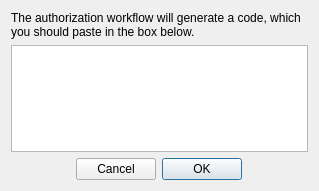
<?xml version="1.0" encoding="UTF-8"?>
<ui version="4.0">
 <author>Borys Jurgiel</author>
 <class>authDialogBase</class>
 <widget class="QDialog" name="authDialogBase">
  <property name="geometry">
   <rect>
    <x>0</x>
    <y>0</y>
    <width>319</width>
    <height>191</height>
   </rect>
  </property>
  <property name="sizePolicy">
   <sizepolicy hsizetype="Preferred" vsizetype="Preferred">
    <horstretch>0</horstretch>
    <verstretch>0</verstretch>
   </sizepolicy>
  </property>
  <property name="maximumSize">
   <size>
    <width>500</width>
    <height>300</height>
   </size>
  </property>
  <property name="contextMenuPolicy">
   <enum>Qt::DefaultContextMenu</enum>
  </property>
  <property name="windowTitle">
   <string>Configure Plugin reloader</string>
  </property>
  <property name="whatsThis">
   <string/>
  </property>
  <layout class="QVBoxLayout" name="verticalLayout">
   <item>
    <widget class="QLabel" name="label">
     <property name="layoutDirection">
      <enum>Qt::RightToLeft</enum>
     </property>
     <property name="text">
      <string>The authorization workflow will generate a code, which you should paste in the box below.</string>
     </property>
     <property name="textFormat">
      <enum>Qt::PlainText</enum>
     </property>
     <property name="scaledContents">
      <bool>false</bool>
     </property>
     <property name="wordWrap">
      <bool>true</bool>
     </property>
    </widget>
   </item>
   <item>
    <widget class="QPlainTextEdit" name="auth_code">
     <property name="toolTip">
      <string>&lt;html&gt;&lt;head/&gt;&lt;body&gt;&lt;p&gt;QGIS will try to execute any commands typed here in a shell before reloading the plugin.&lt;/p&gt;
&lt;p&gt;This can be useful, for example, if you need to copy the new source code into the QGIS plugins directory.&lt;/p&gt;&lt;/body&gt;&lt;/html&gt;</string>
     </property>
    </widget>
   </item>
   <item>
    <widget class="QDialogButtonBox" name="buttonBox">
     <property name="focusPolicy">
      <enum>Qt::NoFocus</enum>
     </property>
     <property name="layoutDirection">
      <enum>Qt::RightToLeft</enum>
     </property>
     <property name="standardButtons">
      <set>QDialogButtonBox::Cancel|QDialogButtonBox::Ok</set>
     </property>
     <property name="centerButtons">
      <bool>true</bool>
     </property>
    </widget>
   </item>
  </layout>
 </widget>
 <resources/>
 <connections>
  <connection>
   <sender>buttonBox</sender>
   <signal>accepted()</signal>
   <receiver>authDialogBase</receiver>
   <slot>accept()</slot>
   <hints>
    <hint type="sourcelabel">
     <x>117</x>
     <y>192</y>
    </hint>
    <hint type="destinationlabel">
     <x>42</x>
     <y>91</y>
    </hint>
   </hints>
  </connection>
  <connection>
   <sender>buttonBox</sender>
   <signal>rejected()</signal>
   <receiver>authDialogBase</receiver>
   <slot>reject()</slot>
   <hints>
    <hint type="sourcelabel">
     <x>253</x>
     <y>192</y>
    </hint>
    <hint type="destinationlabel">
     <x>208</x>
     <y>20</y>
    </hint>
   </hints>
  </connection>
 </connections>
</ui>
